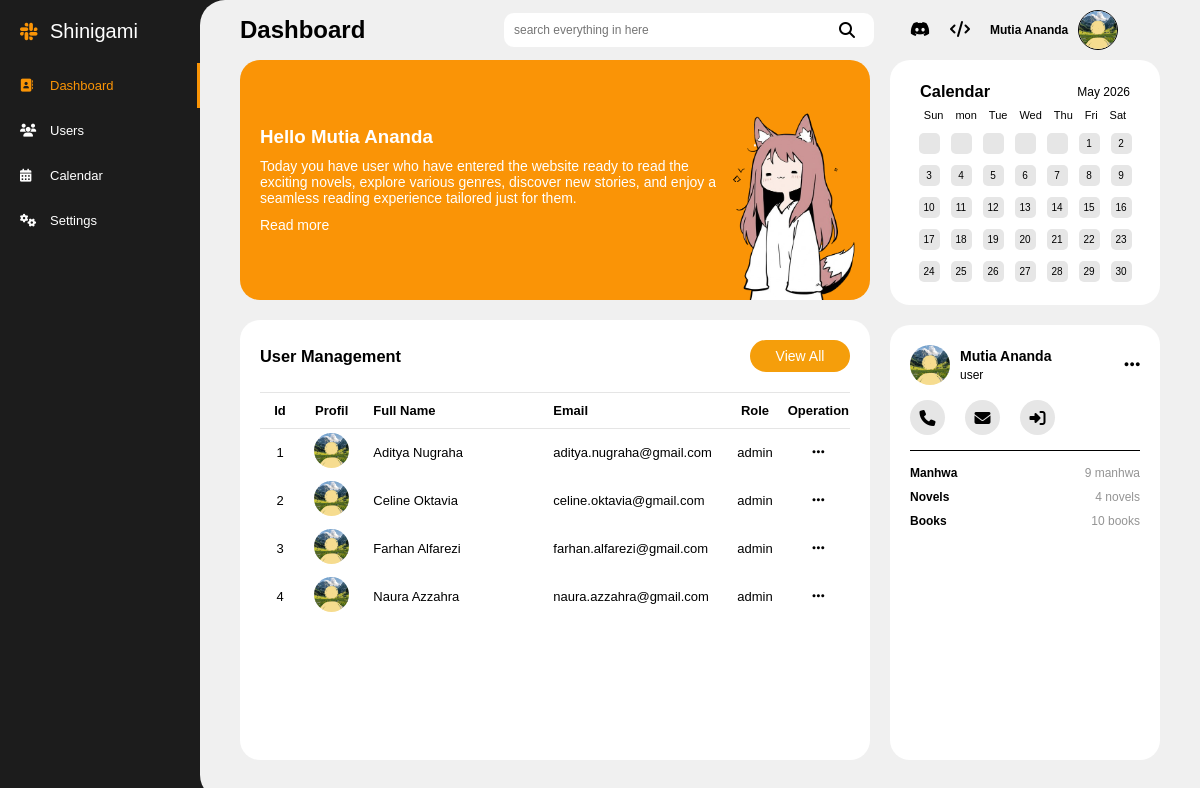
/dashboard.php (signed in), run on the app's committed database.
### tables this page shows
CREATE TABLE `users` (
  `id` int(255) NOT NULL,
  `nama` varchar(255) NOT NULL,
  `email` varchar(255) NOT NULL,
  `password` varchar(100) NOT NULL,
  `age` int(100) NOT NULL,
  `gender` varchar(20) NOT NULL,
  `role` varchar(20) NOT NULL
);

### dashboard.php (the view, shortened to what this page needs)
<?php
    require_once "db.php";
    $page = basename($_SERVER['PHP_SELF']);
    $sql = "SELECT * FROM users";
    $result = mysqli_query($db_novel, $sql);
?>
<!DOCTYPE html>
<html lang="en">
<head>
    <link rel="stylesheet" href="css/dashboard.css">
    <link rel="stylesheet" href="css/main.css">
    <link rel="stylesheet" href="css/aside.css">
    <link rel="stylesheet" href="css/navbar.css">
    <link rel="stylesheet" href="css/table.css">
    <link rel="stylesheet" href="https://cdnjs.cloudflare.com/ajax/libs/font-awesome/6.5.2/css/all.min.css" />
</head>
<body>
    <section class="layout">
        <aside class="aside">
            <div class="logo-aside">
                <i class="fa-brands fa-slack"></i>
                <p>Shinigami</p>
            </div>
            <div class="aside-menu">
                <a href="dashboard.php" class="aside-menu-link <?= $page == 'dashboard.php' ? 'active' : '' ?>">
                    <i class="fa-solid fa-address-book"></i>
                    <p>Dashboard</p>
                </a>
                <a href="users.php" class="aside-menu-link <?= $page == 'users.php' ? 'active' : '' ?>">
                    <i class="fa-solid fa-users"></i>
                    <p>Users</p>
                </a>
                <a href="calendar.php" class="aside-menu-link <?= $page == 'calendar.php' ? 'active' : '' ?>">
                    <i class="fa-solid fa-calendar-days"></i>
                    <p>Calendar</p>
                </a>
                <a href="settings.php" class="aside-menu-link <?= $page == 'settings.php' ? 'active' : '' ?>">
                    <i class="fa-solid fa-gears"></i>
                    <p>Settings</p>
                </a>
            </div>
        </aside>
        <div class="main-area">
            <nav class="navbar">
                <div class="nav-left">
                    <h2>Dashboard</h2>
                </div>
                <div class="nav-right">
                    <div class="search-box">
                        <input type="text" name="search" class="search-input" placeholder="search everything in here">
                        <i class="fa-solid fa-magnifying-glass"></i>
                    </div>
                    <a href="" target="_blank"> <i class="fa-brands fa-discord"></i> </a>
                    <a href="" target="_blank"> <i class="fa-solid fa-code"></i> </a>
                    <div class="nav-right-profil">
                        <p><?= $_SESSION['nama']; ?></p>
                        <img src="img/profil.jpg" alt="Profil">
                    </div>
                </div>
            </nav>
            <div class="main-content">
                <div class="left">
                    <div class="left-top">
                        <div class="information">
                            <h3>Hello <?= $_SESSION['nama'];?></h3>
                            <p>Today you have user who have entered the website ready to read the exciting novels, explore various genres, discover new stories, and enjoy a seamless reading experience tailored just for them.</p>
                            <a href="">Read more</a>
                        </div>
                        <div class="information-logo">
                            <img src="img/gm.png" alt="">
                        </div>
                    </div>
                    <div class="left-bottom">
                        <div class="table-judul">
                            <h3>User Management</h3>
                            <a href="users.php">View All</a>
                        </div>
                        <div class="table-dashboard">
                            <table class="table">
                                <thead>
                                    <tr>
                                        <th class="id">Id</th>
                                        <th class="profil">Profil</th>
                                        <th class="nama">Full Name</th>
                                        <th class="email">Email</th>
                                        <th class="role">Role</th>
                                        <th class="operation">Operation</th>
                                    </tr>
                                </thead>
                                <?php
                                    $no = 1;
                                    while($x = mysqli_fetch_assoc($result)):
                                ?>
                                <tbody>
                                    <tr>
                                        <td class="id"> <?= $no++?> </td>
                                        <td class="profil"> <img class="profil-dashboard" src="img/profil.jpg" alt=""> </td>
                                        <td class="nama"> <?= $x['nama']?> </td>
                                        <td class="email"> <?= $x['email']?> </td>
                                        <td class="role"> <?= $x['role']?> </td>
                                        <td>
                                            <div class="operation">
                                                <a href="users.php"><i class="fa-solid fa-ellipsis"></i></a>
                                            </div>
                                         </td>
                                    </tr>
                                </tbody>
                                <?php
                                    endwhile;
                                ?>
                            </table>
                        </div>
                    </div>
                </div>
                <div class="right">
                    <div class="right-top">
                        <div class="calendar">
                            <div class="calendar-judul">
                                <h3>Calendar</h2>
                                <p>May 2026</p>
                            </div>
                            <div class="days">
                                <div>Sun</div>
                                <div>mon</div>
                                <div>Tue</div>
                                <div>Wed</div>
                                <div>Thu</div>
                                <div>Fri</div>
                                <div>Sat</div>
                            </div>
                            <div class="dates">
                                <div></div><div></div><div></div><div></div><div></div>
                                <div>1</div>
                                <div>2</div>
                                <div>3</div>
                                <div>4</div>
                                    <div>5</div>
                                <div>6</div>
                                <div>7</div>
                                <div>8</div>
                                <div>9</div>
                                <div>10</div>
                                <div>11</div>
                                    <div>12</div>
                                <div>13</div>
                                <div>14</div>
                                <div>15</div>
                                <div>16</div>
                                <div>17</div>
                                <div>18</div>
                                    <div>19</div>
                                <div>20</div>
                                <div>21</div>
                                <div>22</div>
                                <div>23</div>
                                <div>24</div>
                                <div>25</div>
                                    <div>26</div>
                                <div>27</div>
                                <div>28</div>
                                <div>29</div>
                                <div>30</div>
                            </div>
                        </div>
                    </div>
                    <div class="right-bottom">
                        <div class="information-admin">
                            <div class="information-admin-judul">
                                <div class="profil-nama-admin">
                                    <img src="img/profil.jpg" alt="">
                                    <div class="nama-admin">
                                        <h3><?= $_SESSION['nama']; ?></h3>
                                        <p><?= $_SESSION['role']; ?></p>
                                    </div>
                                </div>
                                <a href=""><i class="fa-solid fa-ellipsis"></i></a>
                            </div>
                            <div class="media-sosial-admin">
                                <a href="tel:087728525722"><i class="fa-solid fa-phone"></i></a>
                                <a href="https://mail.google.com/mail/?view=cm&to=izhammahendra8@gmail.com&su=Halo&body=Isi%20pesan" target="_blank"><i class="fa-solid fa-envelope"></i></a>
                                <a href="login.php"><i class="fa-solid fa-right-to-bracket"></i></a>
                            </div>
                            <div class="main-information-admin">
                                <div class="left-right-admin">
                                    <h4>Manhwa</h4>
                                    <p>9 manhwa</p>
                                </div>
                                <div class="left-right-admin">
                                    <h4>Novels</h4>
                                    <p> 4 novels</p>
                                </div>
                                <div class="left-right-admin">
                                    <h4>Books</h4>
                                    <p> 10 books</p>
                                </div>
                            </div>
                        </div>
                    </div>
                </div>
            </div>
        </div>
    </section>
</body>
</html>

### css/dashboard.css (style rules this page uses)
.left { display: flex; flex-direction: column; padding: 0 0 40px 40px; flex: 4; gap: 20px; }
.left-top { background-color: #fa9406; color: white; display: flex; justify-content: space-between; align-items: center; border-radius: 20px; padding: 20px; position: relative; flex: 1; }
.information p { font-size: 14px; margin: 10px 0; width: 80%; }
.information a { color: white; display: inline; font-size: 14px; text-decoration: none; }
.information-logo { display: flex; pointer-events: none; position: absolute; bottom: 0; right: 5px; }
.information-logo img { max-width: 150px; width: 100%; }
.left-bottom { background-color: white; display: flex; flex-direction: column; border-radius: 20px; padding: 20px; flex: 2; gap: 20px; }
.table-judul { display: flex; justify-content: space-between; align-items: center; font-size: 14px; width: 100%; }
.table-judul a { background-color: #f59e0b; color: white; text-decoration: none; border-radius: 25px; text-align: center; width: 100px; padding: 8px; transition: 0.2s; }
.table-dashboard { font-size: 13px; max-height: 233px; height: 100%; width: 100%; overflow: scroll; scrollbar-width: none; }
.right { display: flex; flex-direction: column; height: 100%; padding: 0 40px 40px 0; gap: 20px; }
.right-top { background-color: white; border-radius: 20px; max-width: 270px; max-height: 245px; width: 100%; }
.calendar { border-radius: 20px; padding: 8px; display: flex; flex-direction: column; max-width: 270px; max-height: 245px; width: 100%; height: 100%; padding: 20px; }
.calendar-judul { display: flex; justify-content: space-between; align-items: center; font-size: 14px; padding: 2px 10px; }
.calendar-judul p { font-size: 12px; }
.days { display: flex; justify-content: center; align-items: center; font-size: 11px; }
.days div { display: flex; align-items: center; justify-content: center; padding: 6px; }
.dates { display: flex; justify-content: center; align-items: center; flex-wrap: wrap; flex: 1; }
.dates div { background-color: rgb(230, 230, 230); display: flex; justify-content: center; align-items: center; border-radius: 5px; font-size: 10px; width: 21px; height: 21px; margin: 5.5px; }
.right-bottom { background-color: white; border-radius: 20px; padding: 20px; flex: 1; }
.information-admin { display: flex; flex-direction: column; height: 100%; width: 100%; gap: 15px; }
.information-admin-judul { display: flex; justify-content: space-between; align-items: center; }
.information-admin-judul a { color: black; text-decoration: none; font-size: 18px; }
.profil-nama-admin { display: flex; align-items: center; gap: 10px; }
.profil-nama-admin img { border-radius: 50%; width: 40px; height: 40px; }
.nama-admin { display: flex; flex-direction: column; font-size: 12px; gap: 4px; }
.media-sosial-admin { border-bottom: 1px solid black; display: flex; align-items: center; padding-bottom: 15px; gap: 20px; }
.media-sosial-admin a { background-color: rgb(230, 230, 230); color: black; display: flex; justify-content: center; align-items: center; text-decoration: none; border-radius: 50%; width: 35px; height: 35px; transition: 0.2s; }
.main-information-admin { display: flex; flex-direction: column; gap: 10px; }
.left-right-admin { display: flex; justify-content: space-between; align-items: center; font-size: 12px; }
.left-right-admin p { color: #949494; }

### css/main.css (style rules this page uses)
* { margin: 0; padding: 0; box-sizing: border-box; font-family: arial, sans-serif; }
.layout { background-color: rgb(28, 28, 28); display: flex; height: 100vh; }
.main-area { background-color: rgb(240, 240, 240); border-top-left-radius: 25px; border-bottom-left-radius: 25px; display: flex; flex-direction: column; flex: 1; }
.main-content { display: flex; justify-content: space-between; flex: 1; gap: 20px; }

### css/aside.css (style rules this page uses)
.aside { background-color: rgb(28, 28, 28); color: white; display: flex; flex-direction: column; height: 100%; width: 200px; padding: 20px 0 20px 20px; gap: 20px; }
.logo-aside { display: flex; align-items: center; font-size: 20px; gap: 10px; }
.logo-aside i { color: #fa9406; }
.aside i { width: 20px; }
.aside-menu-link { color: white; display: flex; align-items: center; font-size: 13px; text-decoration: none; padding: 15px 0; width: 100%; gap: 10px; }
.aside-menu-link.active { border-right: 3px solid #fa9406; color: #fa9406; }

### data on the page
users: nama "Aditya Nugraha", email "aditya.nugraha@gmail.com", role "admin"
users: nama "Celine Oktavia", email "celine.oktavia@gmail.com", role "admin"
users: nama "Farhan Alfarezi", email "farhan.alfarezi@gmail.com", role "admin"
users: nama "Naura Azzahra", email "naura.azzahra@gmail.com", role "admin"

### other printed values
$_SESSION['nama'] "Mutia Ananda"
$_SESSION['role'] "user"
